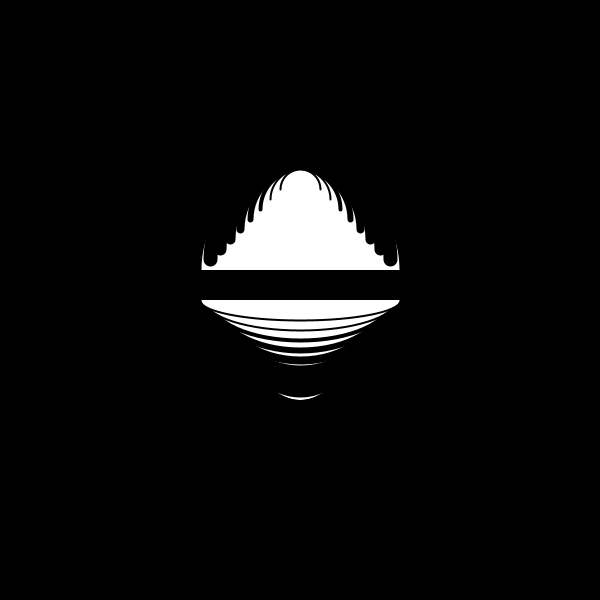
Frame 1 (no input)
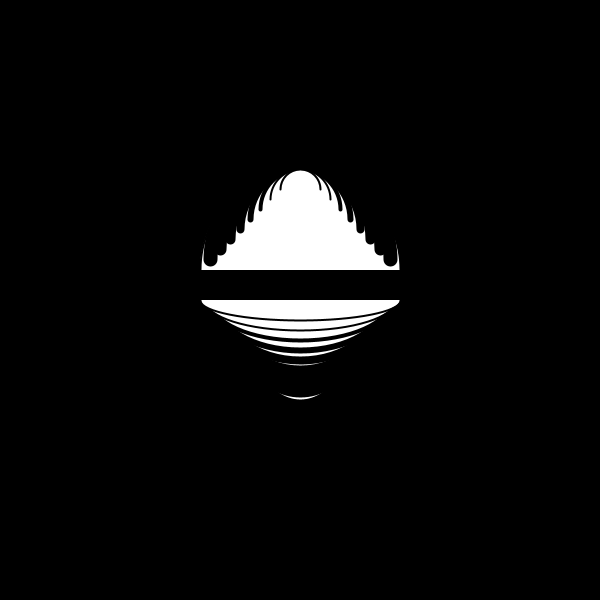
Frame 2 (the mouse pressed at the canvas centre, redrawn once)

The Processing sketch that drew these frames (run headless with seeded random() and noise(); the mouse was pressed at the canvas centre and the sketch redrawn once):

// Processing sketch: processing_86283
// ── processing_86283.pde

void setup()
{
  //taille de l'image
  size(600,600);
  background(0);
  smooth();
}
void draw()
{
  //arc de cercle en bas
 arc(300,300,120,200,0,PI);
 stroke(0);
 strokeWeight(14);
  arc(300,300,130,180,0,PI);
 strokeWeight(12);
  arc(300,300,140,160,0,PI);
  strokeWeight(10);
  arc(300,300,150,140,0,PI);
  strokeWeight(8);
  arc(300,300,160,120,0,PI);
  strokeWeight(6);
  arc(300,300,170,100,0,PI);
  strokeWeight(4);
  arc(300,300,180,80,0,PI);
  strokeWeight(2);
  arc(300,300,190,60,0,PI);
  arc(300,300,200,40,0,PI);
  //ouverture matrice
  pushMatrix();
  //faire descendre l'arc
  translate(600,690);
  //rotation a 180°
  rotate(PI);
  //arc de cercle en haut
  arc(300,420,200,200,0,PI);
   stroke(0);
   strokeWeight(14);
    arc(300,430,180,180,0,PI);
 strokeWeight(12);
  arc(300,440,160,160,0,PI);
  strokeWeight(10);
  arc(300,450,140,140,0,PI);
  strokeWeight(8);
  arc(300,460,120,120,0,PI);
  strokeWeight(6);
  arc(300,470,100,100,0,PI);
 strokeWeight(4);
  arc(300,480,80,80,0,PI);
  strokeWeight(2);
  arc(300,490,60,60,0,PI);
  arc(300,500,40,40,0,PI);
//fermture de la matrice
  popMatrix();
  noLoop();
}
